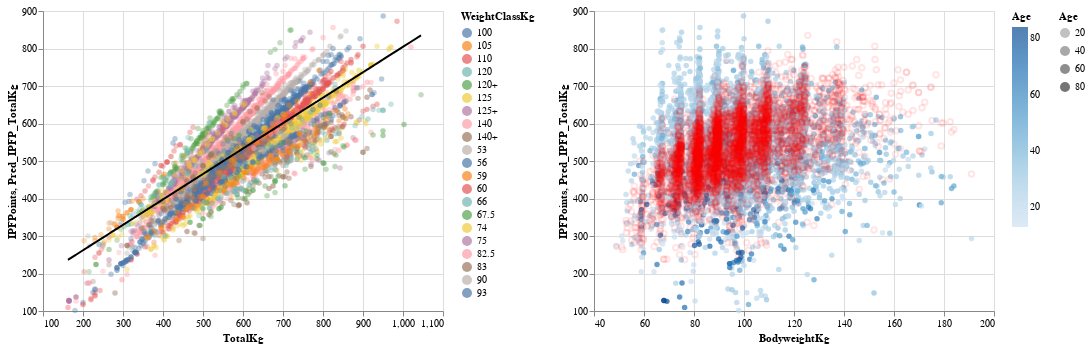

Notebook code cell kept with this figure:
### Code cell
### This is a Display of our two linear regression models with their respective charts.
### We can arrive at the following conclusions from this display
### Firstly, we see that TotalKg and IPFPoints retain a strong correlation
### Secondly, we see that our model does a good job of "idealizing" what an ideal system of deriving IPFPoints from bodyweight would provide, nonetheless
### we still arrive at the conclusion that Bodyweight does not have as significant of a weight in assigning a IPFPoint Score as TotalKg lifted.

TotalKg_IPFPoints + Pred_TotalKg_IPFP_Line | Bodyweight_IPFPoints + Pred_BodyweightKg_IPFP_Point

### Figure 1 — Vega-Lite specification as saved in the notebook (floating-point values rounded to 4 significant figures; data arrays with more than 128 entries replaced by an {"elided": "..."} marker saying what was removed)
{"config": {"view": {"continuousWidth": 400, "continuousHeight": 300}}, "hconcat": [{"layer": [{"mark": "circle", "encoding": {"color": {"type": "nominal", "field": "WeightClassKg"}, "opacity": {"type": "quantitative", "field": "Age"}, "x": {"type": "quantitative", "field": "TotalKg", "scale": {"zero": false}}, "y": {"type": "quantitative", "field": "IPFPoints", "scale": {"zero": false}}}}, {"mark": {"type": "line", "color": "black"}, "encoding": {"x": {"type": "quantitative", "field": "TotalKg"}, "y": {"type": "quantitative", "field": "Pred_IPFP_TotalKg"}}}]}, {"layer": [{"mark": "circle", "encoding": {"color": {"type": "quantitative", "field": "Age"}, "x": {"type": "quantitative", "field": "BodyweightKg", "scale": {"zero": false}}, "y": {"type": "quantitative", "field": "IPFPoints", "scale": {"zero": false}}}}, {"mark": {"type": "point", "color": "red", "opacity": 0.1}, "encoding": {"x": {"type": "quantitative", "field": "BodyweightKg"}, "y": {"type": "quantitative", "field": "Pred_IPFP_TotalKg"}}}]}], "data": {"name": "data-694ad33fd2c72254d0fe8c2636358975"}, "$schema": "https://vega.github.io/schema/vega-lite/v4.8.1.json", "datasets": {"data-694ad33fd2c72254d0fe8c2636358975": {"elided": "5000 records"}}}
